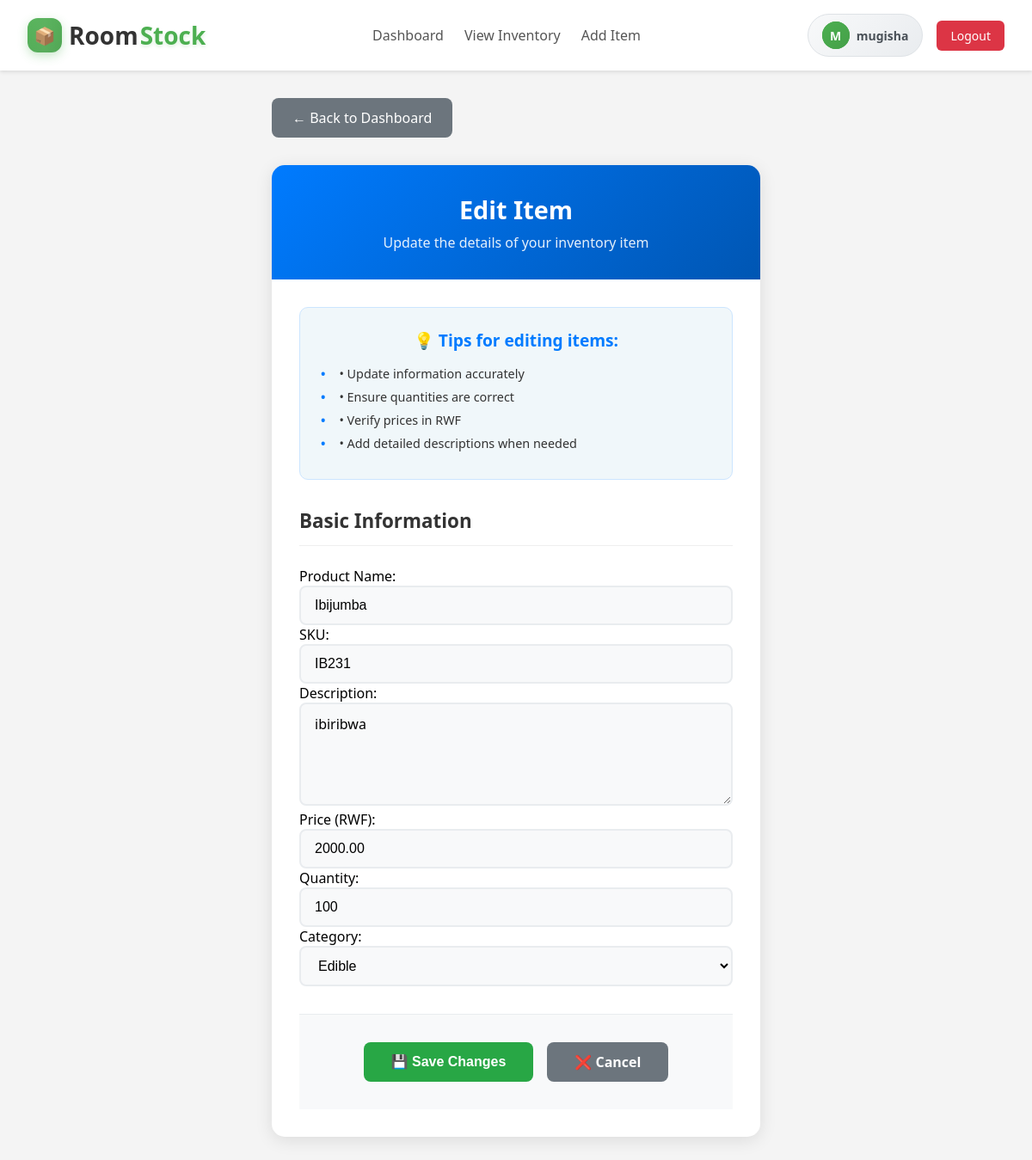
The page /item/10/edit (signed in) on the database its author committed.
### roomstockapp/models.py (models this page shows, shortened)
class Product(models.Model):
    product_id = models.AutoField(primary_key=True)
    name = models.CharField(max_length=100)
    sku = models.CharField(max_length=50, unique=True)
    description = models.TextField(blank=True, null=True)
    price = models.DecimalField(max_digits=10, decimal_places=2)
    quantity = models.IntegerField(default=0)
    category = models.ForeignKey(Category, on_delete=models.SET_NULL, null=True, blank=True)
    user = models.ForeignKey(User, on_delete=models.CASCADE)
    created_at = models.DateTimeField(auto_now_add=True)
    updated_at = models.DateTimeField(auto_now=True)
    is_active = models.BooleanField(default=True)
    class Meta:
        ordering = ['-created_at']

class Category(models.Model):
    name = models.CharField(max_length=100)
    description = models.TextField(blank=True, null=True)
    created_at = models.DateTimeField(auto_now_add=True)
    updated_at = models.DateTimeField(auto_now=True)
    def __str__(self):
        return self.name
    class Meta:
        verbose_name_plural = "Categories"

### roomstockapp/views.py (the view)
# urls.py: path("item/<int:product_id>/edit",views.edit_item,name="edit_item"),
def edit_item(request, product_id):
    product = get_object_or_404(Product, product_id=product_id, user=request.user)
    if request.method == 'POST':
        form = ProductForm(request.POST, instance=product)
        if form.is_valid():
            form.save()
            messages.success(request, 'Product updated successfully!')
            return redirect('inventory_list')
    else:
        form = ProductForm(instance=product)
    return render(request, 'inventory/edit.html', {'form': form, 'item': product})

### roomstockapp/templates/inventory/edit.html (shortened to what this page needs)
{% extends "main.html" %}
{% load static %}
{% block content %}
<div class="edit-container">
  <a href="{% url 'index' %}" class="back-button">
    ← Back to Dashboard
  </a>
  <div class="edit-card">
    <div class="edit-header">
      <h1 class="edit-title">Edit Item</h1>
      <p class="edit-subtitle">Update the details of your inventory item</p>
    </div>
    <form method="POST" class="edit-form">
      <div class="form-tips">
        <div class="tips-title">💡 Tips for editing items:</div>
        <div class="tips-list">
          <div class="tip-item">• Update information accurately</div>
          <div class="tip-item">• Ensure quantities are correct</div>
          <div class="tip-item">• Verify prices in RWF</div>
          <div class="tip-item">• Add detailed descriptions when needed</div>
        </div>
      </div>
      <div class="form-section">
        <h2 class="section-title">Basic Information</h2>
        {{ form.as_p }}
      </div>
      <div class="form-actions">
        <button type="submit" class="form-btn save-btn">
          💾 Save Changes
        </button>
        <a href="{% url 'index' %}" class="form-btn cancel-btn">
          ❌ Cancel
        </a>
      </div>
    </form>
  </div>
</div>
{% endblock content %}

### roomstockapp/templates/components/navbar.html (shortened to what this page needs)
<!DOCTYPE html>
<html lang="en">
  <head>
  </head>
  <body>
    <nav>
      <a href="{% url 'index' %}" class="logo">
        <div class="logo-icon">📦</div>
        <div class="logo-text">
          <span class="logo-room">Room</span>
          <span class="logo-stock">Stock</span>
        </div>
      </a>
      {% if user.is_authenticated %}
        <div class="nav-links">
          <a href="{% url 'index' %}">Dashboard</a>
          <a href="{% url 'inventory_list' %}">View Inventory</a>
          <a href="{% url 'add_item' %}">Add Item</a>
        </div>
        <div class="user-section">
          <div class="user-info">
            <div class="user-avatar">
              <a href="{% url 'profile' %}" class="user-avatar">
              {{ user.username|first|upper }}
            </a>
            </div>
            <span class="username">{{ user.username }}</span>
          </div>
          <a href="{% url 'logout' %}" class="logout-btn">Logout</a>
        </div>
      {% else %}
        <div class="auth-buttons">
          <a href="{% url 'login' %}"><button>Login</button></a>
          <a href="{% url 'register' %}"><button>Register</button></a>
        </div>
      {% endif %}
    </nav>
  </body>
</html>

### roomstockapp/templates/components/navbar.html (style rules this page uses)
* { box-sizing: border-box; margin: 0; padding: 0; }
body { font-family: "Segoe UI", sans-serif; background-color: #f4f4f4; }
nav { display: flex; justify-content: space-between; align-items: center; padding: 1rem 2rem; background-color: #fff; box-shadow: 0 2px 4px rgba(0, 0, 0, 0.1); }
.logo { display: flex; align-items: center; gap: 8px; font-size: 28px; font-weight: 700; text-decoration: none; color: #333; transition: transform 0.3s ease; }
.logo-icon { width: 40px; height: 40px; background: linear-gradient(135deg, #4CAF50, #45a049); border-radius: 12px; display: flex; align-items: center; justify-content: center; color: white; font-size: 20px; font-weight: bold; box-shadow: 0 4px 12px rgba(76, 175, 80, 0.3); position: relative; overflow: hidden; }
.logo-icon::before { content: ''; position: absolute; top: -50%; left: -50%; width: 200%; height: 200%; background: linear-gradient(45deg, transparent, rgba(255,255,255,0.1), transparent); transform: rotate(45deg); animation: shine 3s infinite; }
.logo-text { display: flex; align-items: baseline; gap: 2px; }
.logo-room { color: #333; font-weight: 600; }
.logo-stock { color: #4CAF50; font-weight: 800; text-shadow: 0 2px 4px rgba(76, 175, 80, 0.2); position: relative; }
.logo-stock::after { content: ''; position: absolute; bottom: -2px; left: 0; width: 100%; height: 2px; background: linear-gradient(90deg, #4CAF50, #45a049); border-radius: 1px; transform: scaleX(0); transform-origin: left; transition: transform 0.3s ease; }
nav .nav-links { display: flex; gap: 1.5rem; }
nav .nav-links a { text-decoration: none; color: #555; font-weight: 500; transition: color 0.3s; }
.user-section { display: flex; align-items: center; gap: 1rem; }
.user-info { display: flex; align-items: center; gap: 0.5rem; padding: 0.5rem 1rem; background: linear-gradient(135deg, #f8f9fa, #e9ecef); border-radius: 25px; border: 1px solid #dee2e6; transition: all 0.3s ease; }
.user-avatar { width: 32px; height: 32px; background: linear-gradient(135deg, #4CAF50, #45a049); border-radius: 50%; display: flex; align-items: center; justify-content: center; color: white; font-weight: bold; font-size: 14px; text-transform: uppercase; text-decoration: none; }
.username { font-weight: 600; color: #495057; font-size: 14px; }
.logout-btn { padding: 0.5rem 1rem; border: none; border-radius: 6px; background-color: #dc3545; color: white; font-weight: 500; font-size: 14px; cursor: pointer; transition: all 0.3s ease; text-decoration: none; display: inline-block; }

### rows shown on the page
Product: name "Ibijumba", sku "IB231", description "ibiribwa", price "2000.00", quantity "100", category "Edible"

### other values the page prints
{{ user.username|first|upper }} "M"
{{ user.username }} "mugisha"
